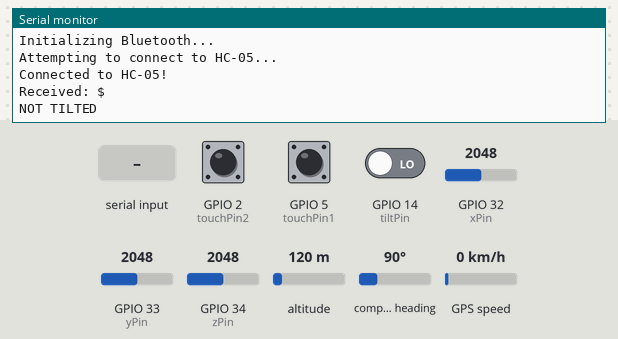
Bench run of a sketch on a simulated ESP32. Parts: the last lines printed to the serial monitor. The inputs (shaded band) are chosen by the test bench; at power-on: GPIO 32 (xPin) = 2048, GPIO 14 (tiltPin) LOW, GPIO 33 (yPin) = 2048, GPS speed 0 km/h, GPIO 34 (zPin) = 2048, GPIO 2 (touchPin2) LOW, GPIO 5 (touchPin1) LOW, altitude 120 m, compass heading 90° (analog values on the 0–4095 scale). The GPS gets a fix after 3 s at 37.7749, -122.4194 with 8 satellites; nothing arrives over Bluetooth unless stated.

Above: at 1.2 s.
1.3 s: GPIO 32 (xPin) set to 2866
At 1.9 s:
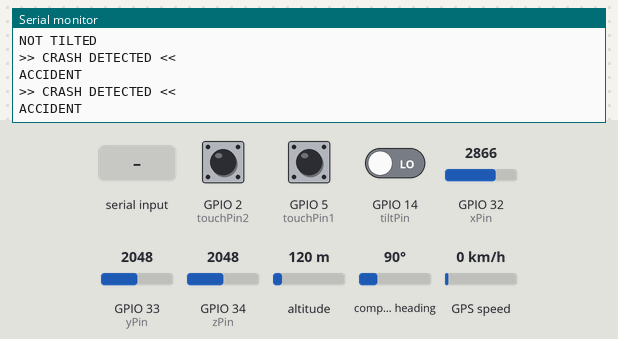
2.8 s: GPIO 14 (tiltPin) driven HIGH
At 3.4 s:
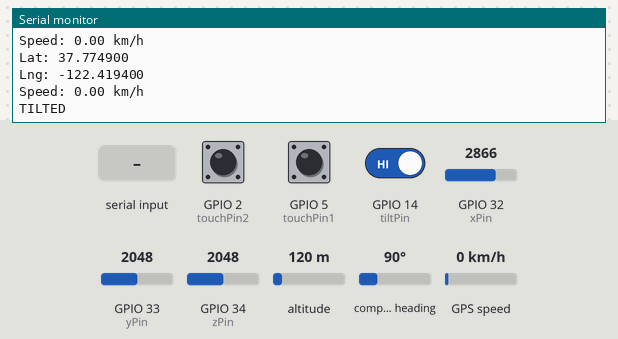
4.5 s: GPIO 33 (yPin) set to 2866
At 4.86 s:
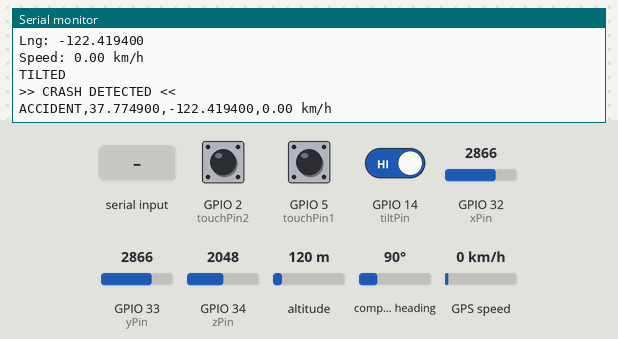
6.0 s: "1\n" received over the second serial link
7.5 s: GPS speed set to 2 km/h
At 8.6 s:
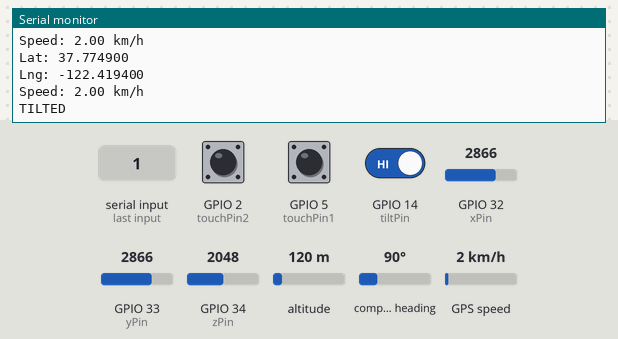
9.0 s: GPIO 34 (zPin) set to 2866
At 9.14 s:
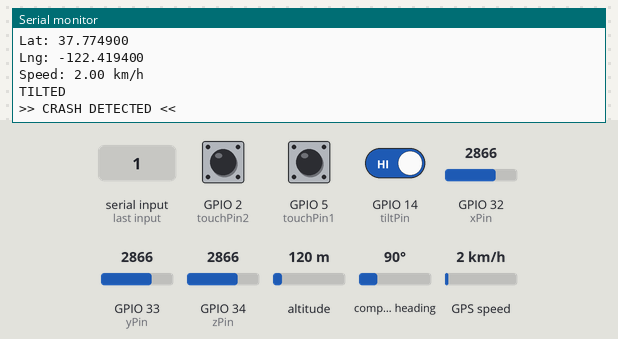

The sketch:

ESP.ino
```cpp
#include <HardwareSerial.h>
#include <TinyGPS++.h>
#include "BluetoothSerial.h"

// GPS Setup
HardwareSerial gpsSerial(1);
TinyGPSPlus gps;

// Bluetooth Setup
BluetoothSerial SerialBT;
uint8_t hc05_addr[6] = {0x00, 0x24, 0x01, 0x00, 0x06, 0xC1};

// Pin Definitions
const int touchPin1 = 5;
const int touchPin2 = 2;
const int tiltPin = 14;

// Accelerometer Pins
const int xPin = 32;
const int yPin = 33;
const int zPin = 34;

// System State
bool systemState = false;
unsigned long offTimer = 0;
unsigned long lastReconnectAttempt = 0;
const unsigned long RECONNECT_INTERVAL = 5000;

// Accelerometer Config
const int numSamples = 20;
const int sampleDelay = 5;
const float sensitivity = 0.3;
const float zeroG = 1.5;
const float voltageRef = 3.3;
const float thresholdG = 1.2;
const float jerkThreshold = 3.0;
// Accelerometer Variables
unsigned long lastSampleTime = 0;
int sampleCount = 0;
long xSum = 0, ySum = 0, zSum = 0;
float xAccel = 0, yAccel = 0, zAccel = 0;
float magnitude = 0, prevMagnitude = 0;
unsigned long prevAccelTime = 0;

void setup() {
  Serial.begin(115200);
  gpsSerial.begin(9600, SERIAL_8N1, 16, 17);
  Serial.println("System Initializing...");

  // Pin Modes
  pinMode(touchPin1, INPUT);
  pinMode(touchPin2, INPUT);
  pinMode(tiltPin, INPUT);

  // ADC setup
  analogReadResolution(12);
  analogSetAttenuation(ADC_11db);

  // Bluetooth setup
  initBluetooth();
}

void loop() {
  // Maintain Bluetooth connection
  if (!SerialBT.connected() && millis() - lastReconnectAttempt >= RECONNECT_INTERVAL) {
    attemptReconnect();
  }

  if (SerialBT.connected()) {
    checkTiltSensor();
    sendHeartbeat();
    handleTouchSensors();
    receiveBluetoothMessages();
  }

  handleAccelerometer();
  handleGPS();
}

// --- BLUETOOTH FUNCTIONS ---

void initBluetooth() {
  SerialBT.begin("ESP32_Master", true);
  SerialBT.setPin("1234", 4);
  Serial.println("Initializing Bluetooth...");
  attemptReconnect();
}

void attemptReconnect() {
  Serial.println("Attempting to connect to HC-05...");
  lastReconnectAttempt = millis();

  if (SerialBT.connect(hc05_addr)) {
    Serial.println("Connected to HC-05!");
  } else {
    Serial.println("Connection failed. Will retry...");
  }
}

void checkTiltSensor() {
  static unsigned long lastTiltPrint = 0;
  if (millis() - lastTiltPrint >= 1000) {
    lastTiltPrint = millis();
    Serial.println(digitalRead(tiltPin) ? "TILTED" : "NOT TILTED");
  }
}

void sendHeartbeat() {
  static unsigned long lastHeartbeat = 0;
  if (millis() - lastHeartbeat >= 1000) {
    lastHeartbeat = millis();
    SerialBT.println("CONNECTED");
  }
}

void handleTouchSensors() {
  bool sensor1 = digitalRead(touchPin1);
  bool sensor2 = digitalRead(touchPin2);

  if (sensor1 && sensor2 && !systemState) {
    SerialBT.println("ON");
    Serial.println("Sent: ON");
    systemState = true;
    offTimer = 0;
  } else if (!sensor1 && !sensor2 && systemState) {
    if (offTimer == 0) {
      offTimer = millis();
    } else if (millis() - offTimer >= 5000) {
      SerialBT.println("OFF");
      Serial.println("Sent: OFF");
      systemState = false;
      offTimer = 0;
    }
  } else if (sensor1 || sensor2) {
    offTimer = 0;
  }
}

void receiveBluetoothMessages() {
  if (SerialBT.available()) {
    String received = SerialBT.readStringUntil('\n');
    received.trim();
    Serial.print("Received: ");
    Serial.println(received);
  }
}

// --- ACCELEROMETER FUNCTION ---

void handleAccelerometer() {
  if (millis() - lastSampleTime >= sampleDelay && sampleCount < numSamples) {
    xSum += analogRead(xPin);
    ySum += analogRead(yPin);
    zSum += analogRead(zPin);
    sampleCount++;
    lastSampleTime = millis();
  }

  if (sampleCount >= numSamples) {
    float xAvg = xSum / (float)numSamples;
    float yAvg = ySum / (float)numSamples;
    float zAvg = zSum / (float)numSamples;

    xAccel = ((xAvg / 4095.0 * voltageRef) - zeroG) / sensitivity;
    yAccel = ((yAvg / 4095.0 * voltageRef) - zeroG) / sensitivity;
    zAccel = ((zAvg / 4095.0 * voltageRef) - zeroG) / sensitivity;

    magnitude = sqrt(xAccel * xAccel + yAccel * yAccel + zAccel * zAccel);

    unsigned long currentTime = millis();
    float deltaTime = (currentTime - prevAccelTime) / 1000.0;
    float jerk = (magnitude - prevMagnitude) / deltaTime;

    if (magnitude > thresholdG && jerk > jerkThreshold) {
      Serial.println(">> CRASH DETECTED <<");

      // Compose accident message
      String accidentMsg = "ACCIDENT";

      if (gps.location.isValid()) {
        accidentMsg += ",";
        accidentMsg += String(gps.location.lat(), 6);
        accidentMsg += ",";
        accidentMsg += String(gps.location.lng(), 6);
        accidentMsg += ",";
        accidentMsg += String(gps.speed.kmph(), 2);
        accidentMsg += " km/h";
      }

      // Send over Bluetooth
      if (SerialBT.connected()) {
        SerialBT.println(accidentMsg);
      }

      // Debug print
      Serial.println(accidentMsg);
    }

    // Serial.print("Accel: ");
    // Serial.print(xAccel, 2); Serial.print("g, ");
    // Serial.print(yAccel, 2); Serial.print("g, ");
    // Serial.print(zAccel, 2); Serial.print("g, Mag: ");
    // Serial.print(magnitude, 2); Serial.print("g, Jerk: ");
    // Serial.println(jerk, 2);

    xSum = ySum = zSum = 0;
    sampleCount = 0;
    prevMagnitude = magnitude;
    prevAccelTime = currentTime;
  }
}


// --- GPS HANDLER ---

void handleGPS() {
  while (gpsSerial.available()) {
    gps.encode(gpsSerial.read());

    if (gps.location.isUpdated()) {
      Serial.print("Lat: ");
      Serial.println(gps.location.lat(), 6);
      Serial.print("Lng: ");
      Serial.println(gps.location.lng(), 6);
      Serial.print("Speed: ");
      Serial.print(gps.speed.kmph());
      Serial.println(" km/h");

      // Optionally send GPS data via Bluetooth
     if (SerialBT.connected()) {
        SerialBT.print("GPS:");
        SerialBT.print(gps.location.lat(), 6);
        SerialBT.print(",");
        SerialBT.print(gps.location.lng(), 6);
        SerialBT.print(",");
        SerialBT.print(gps.speed.kmph(), 2);
        SerialBT.println(" km/h");
}

    }
  }
}
```

Measured:
- after the input at 1.3 s, the serial monitor: prints a new line after 0.05 s (image 1)
- after the input at 2.8 s, the serial monitor: prints a new line after 0.22 s (image 2)
- after the input at 4.5 s, the serial monitor: prints a new line after 0.09 s (image 3)
- after the input at 7.5 s, the serial monitor: prints a new line after 0.52 s (image 4)
- after the input at 9.0 s, the serial monitor: prints a new line after 0.14 s (image 5)
